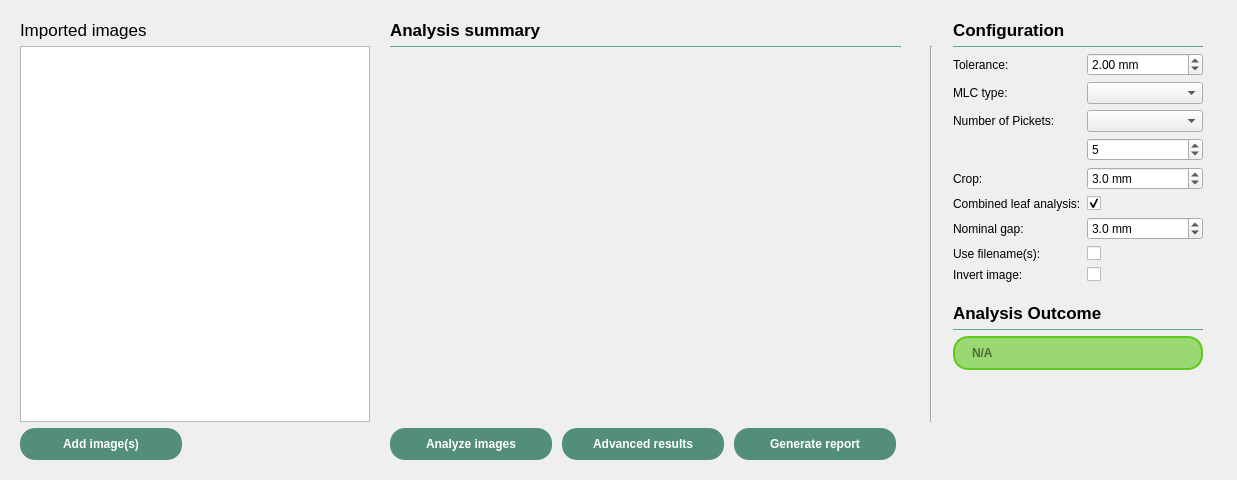
<?xml version="1.0" encoding="UTF-8"?>
<ui version="4.0">
 <class>QPicketFenceWorksheet</class>
 <widget class="QWidget" name="QPicketFenceWorksheet">
  <property name="geometry">
   <rect>
    <x>0</x>
    <y>0</y>
    <width>1237</width>
    <height>480</height>
   </rect>
  </property>
  <property name="windowTitle">
   <string>Form</string>
  </property>
  <layout class="QVBoxLayout" name="verticalLayout">
   <item>
    <widget class="QStackedWidget" name="stackedWidget">
     <property name="sizePolicy">
      <sizepolicy hsizetype="Preferred" vsizetype="Preferred">
       <horstretch>0</horstretch>
       <verstretch>0</verstretch>
      </sizepolicy>
     </property>
     <property name="currentIndex">
      <number>0</number>
     </property>
     <widget class="QWidget" name="analysisPage">
      <layout class="QGridLayout" name="gridLayout">
       <property name="horizontalSpacing">
        <number>20</number>
       </property>
       <item row="1" column="3">
        <widget class="QFrame" name="frame_2">
         <property name="sizePolicy">
          <sizepolicy hsizetype="Fixed" vsizetype="Preferred">
           <horstretch>0</horstretch>
           <verstretch>0</verstretch>
          </sizepolicy>
         </property>
         <property name="frameShape">
          <enum>QFrame::NoFrame</enum>
         </property>
         <property name="frameShadow">
          <enum>QFrame::Raised</enum>
         </property>
         <layout class="QVBoxLayout" name="verticalLayout_4">
          <property name="leftMargin">
           <number>0</number>
          </property>
          <property name="topMargin">
           <number>0</number>
          </property>
          <property name="rightMargin">
           <number>0</number>
          </property>
          <item>
           <widget class="Line" name="line">
            <property name="maximumSize">
             <size>
              <width>16777215</width>
              <height>1</height>
             </size>
            </property>
            <property name="styleSheet">
             <string notr="true">background-color: rgb(82, 142, 122)</string>
            </property>
            <property name="orientation">
             <enum>Qt::Horizontal</enum>
            </property>
           </widget>
          </item>
          <item>
           <layout class="QFormLayout" name="configFormLayout">
            <item row="0" column="0">
             <widget class="QLabel" name="toleranceLabel">
              <property name="text">
               <string>Tolerance:</string>
              </property>
             </widget>
            </item>
            <item row="0" column="1">
             <layout class="QHBoxLayout" name="horizontalLayout_4">
              <item>
               <widget class="QDoubleSpinBox" name="toleranceDSB">
                <property name="suffix">
                 <string> mm</string>
                </property>
                <property name="decimals">
                 <number>2</number>
                </property>
                <property name="maximum">
                 <double>4.000000000000000</double>
                </property>
                <property name="singleStep">
                 <double>0.500000000000000</double>
                </property>
                <property name="value">
                 <double>2.000000000000000</double>
                </property>
               </widget>
              </item>
             </layout>
            </item>
            <item row="1" column="0">
             <widget class="QLabel" name="mLCTypeLabel">
              <property name="text">
               <string>MLC type:</string>
              </property>
             </widget>
            </item>
            <item row="1" column="1">
             <widget class="QComboBox" name="mlcTypeCB"/>
            </item>
            <item row="2" column="0">
             <widget class="QLabel" name="numPicketsLabel">
              <property name="text">
               <string>Number of Pickets:</string>
              </property>
             </widget>
            </item>
            <item row="2" column="1">
             <widget class="QComboBox" name="numPicketsCB"/>
            </item>
            <item row="3" column="1">
             <widget class="QSpinBox" name="numPicketsSB">
              <property name="minimum">
               <number>1</number>
              </property>
              <property name="maximum">
               <number>20</number>
              </property>
              <property name="value">
               <number>5</number>
              </property>
             </widget>
            </item>
            <item row="5" column="0">
             <widget class="QLabel" name="cropLabel">
              <property name="text">
               <string>Crop:</string>
              </property>
             </widget>
            </item>
            <item row="5" column="1">
             <widget class="QDoubleSpinBox" name="cropDSB">
              <property name="suffix">
               <string> mm</string>
              </property>
              <property name="decimals">
               <number>1</number>
              </property>
              <property name="singleStep">
               <double>0.100000000000000</double>
              </property>
              <property name="value">
               <double>3.000000000000000</double>
              </property>
             </widget>
            </item>
            <item row="6" column="0">
             <widget class="QLabel" name="combLeafAnalysisLabel">
              <property name="text">
               <string>Combined leaf analysis:</string>
              </property>
             </widget>
            </item>
            <item row="6" column="1">
             <widget class="QCheckBox" name="combLeafAnalysisCheckB">
              <property name="checked">
               <bool>true</bool>
              </property>
             </widget>
            </item>
            <item row="7" column="0">
             <widget class="QLabel" name="nominalGapLabel">
              <property name="text">
               <string>Nominal gap:</string>
              </property>
             </widget>
            </item>
            <item row="7" column="1">
             <widget class="QDoubleSpinBox" name="nominalGapDSB">
              <property name="prefix">
               <string/>
              </property>
              <property name="suffix">
               <string> mm</string>
              </property>
              <property name="decimals">
               <number>1</number>
              </property>
              <property name="minimum">
               <double>0.100000000000000</double>
              </property>
              <property name="maximum">
               <double>50.000000000000000</double>
              </property>
              <property name="value">
               <double>3.000000000000000</double>
              </property>
             </widget>
            </item>
            <item row="8" column="0">
             <widget class="QLabel" name="useFilenameSLabel">
              <property name="text">
               <string>Use filename(s):</string>
              </property>
             </widget>
            </item>
            <item row="8" column="1">
             <widget class="QCheckBox" name="useFilenameSCheckB">
              <property name="sizePolicy">
               <sizepolicy hsizetype="Fixed" vsizetype="Fixed">
                <horstretch>0</horstretch>
                <verstretch>0</verstretch>
               </sizepolicy>
              </property>
             </widget>
            </item>
            <item row="9" column="0">
             <widget class="QLabel" name="invertImageLabel">
              <property name="text">
               <string>Invert image:</string>
              </property>
             </widget>
            </item>
            <item row="9" column="1">
             <widget class="QCheckBox" name="invertImageCheckB"/>
            </item>
           </layout>
          </item>
          <item>
           <spacer name="verticalSpacer_6">
            <property name="orientation">
             <enum>Qt::Vertical</enum>
            </property>
            <property name="sizeType">
             <enum>QSizePolicy::Fixed</enum>
            </property>
            <property name="sizeHint" stdset="0">
             <size>
              <width>20</width>
              <height>15</height>
             </size>
            </property>
           </spacer>
          </item>
          <item>
           <widget class="QLabel" name="label_2">
            <property name="font">
             <font>
              <pointsize>13</pointsize>
             </font>
            </property>
            <property name="text">
             <string>&lt;html&gt;&lt;head/&gt;&lt;body&gt;&lt;p&gt;&lt;span style=&quot; font-weight:700;&quot;&gt;Analysis Outcome&lt;/span&gt;&lt;/p&gt;&lt;/body&gt;&lt;/html&gt;</string>
            </property>
           </widget>
          </item>
          <item>
           <widget class="Line" name="line_3">
            <property name="maximumSize">
             <size>
              <width>16777215</width>
              <height>1</height>
             </size>
            </property>
            <property name="styleSheet">
             <string notr="true">background-color: rgb(82, 142, 122)</string>
            </property>
            <property name="orientation">
             <enum>Qt::Horizontal</enum>
            </property>
           </widget>
          </item>
          <item>
           <widget class="QLineEdit" name="outcomeLE">
            <property name="minimumSize">
             <size>
              <width>250</width>
              <height>0</height>
             </size>
            </property>
            <property name="contextMenuPolicy">
             <enum>Qt::NoContextMenu</enum>
            </property>
            <property name="styleSheet">
             <string notr="true">border-color: rgb(95, 200, 26);
border-radius: 15px;
border-style: solid;
border-width: 2px;
background-color: rgba(95, 200, 26,150);
padding-left: 15px;
height: 30px;
font-weight: bold;

</string>
            </property>
            <property name="readOnly">
             <bool>true</bool>
            </property>
            <property name="placeholderText">
             <string>N/A</string>
            </property>
           </widget>
          </item>
          <item>
           <spacer name="verticalSpacer_5">
            <property name="orientation">
             <enum>Qt::Vertical</enum>
            </property>
            <property name="sizeHint" stdset="0">
             <size>
              <width>20</width>
              <height>40</height>
             </size>
            </property>
           </spacer>
          </item>
         </layout>
        </widget>
       </item>
       <item row="2" column="1">
        <layout class="QHBoxLayout" name="mainActionsHL">
         <property name="spacing">
          <number>10</number>
         </property>
         <item alignment="Qt::AlignLeft">
          <widget class="QPushButton" name="analyzeBtn">
           <property name="sizePolicy">
            <sizepolicy hsizetype="Preferred" vsizetype="Fixed">
             <horstretch>0</horstretch>
             <verstretch>0</verstretch>
            </sizepolicy>
           </property>
           <property name="styleSheet">
            <string notr="true">QPushButton {
	background-color: rgb(82, 142, 122);
    min-width: 150px;
	min-height:20px;
    padding: 6px;
	border-radius: 15px;
	color: white;
	font: bold;
}

QPushButton:pressed {
	background-color: rgb(52, 91, 78);
}

QPushButton:!enabled{
	background-color: rgba(52, 91, 78, 50);
	color: rgba(255,255,255,100)
}</string>
           </property>
           <property name="text">
            <string>Analyze images</string>
           </property>
          </widget>
         </item>
         <item>
          <widget class="QPushButton" name="advancedViewBtn">
           <property name="sizePolicy">
            <sizepolicy hsizetype="Preferred" vsizetype="Fixed">
             <horstretch>0</horstretch>
             <verstretch>0</verstretch>
            </sizepolicy>
           </property>
           <property name="styleSheet">
            <string notr="true">QPushButton {
	background-color: rgb(82, 142, 122);
    min-width: 150px;
	min-height:20px;
    padding: 6px;
	border-radius: 15px;
	color: white;
	font: bold;
}

QPushButton:pressed {
	background-color: rgb(52, 91, 78);
}

QPushButton:!enabled{
	background-color: rgba(52, 91, 78, 50);
	color: rgba(255,255,255,100)
}</string>
           </property>
           <property name="text">
            <string>Advanced results</string>
           </property>
          </widget>
         </item>
         <item alignment="Qt::AlignLeft">
          <widget class="QPushButton" name="genReportBtn">
           <property name="sizePolicy">
            <sizepolicy hsizetype="Preferred" vsizetype="Fixed">
             <horstretch>0</horstretch>
             <verstretch>0</verstretch>
            </sizepolicy>
           </property>
           <property name="styleSheet">
            <string notr="true">QPushButton {
	background-color: rgb(82, 142, 122);
    min-width: 150px;
	min-height:20px;
    padding: 6px;
	border-radius: 15px;
	color: white;
	font: bold;
}

QPushButton:pressed {
	background-color: rgb(52, 91, 78);
}

QPushButton:!enabled{
	background-color: rgba(52, 91, 78, 50);
	color: rgba(255,255,255,100)
}</string>
           </property>
           <property name="text">
            <string>Generate report</string>
           </property>
          </widget>
         </item>
         <item>
          <spacer name="horizontalSpacer">
           <property name="orientation">
            <enum>Qt::Horizontal</enum>
           </property>
           <property name="sizeHint" stdset="0">
            <size>
             <width>40</width>
             <height>20</height>
            </size>
           </property>
          </spacer>
         </item>
        </layout>
       </item>
       <item row="1" column="1">
        <widget class="QFrame" name="frame">
         <property name="sizePolicy">
          <sizepolicy hsizetype="Expanding" vsizetype="Preferred">
           <horstretch>0</horstretch>
           <verstretch>0</verstretch>
          </sizepolicy>
         </property>
         <property name="frameShape">
          <enum>QFrame::NoFrame</enum>
         </property>
         <property name="frameShadow">
          <enum>QFrame::Plain</enum>
         </property>
         <layout class="QVBoxLayout" name="verticalLayout_3">
          <property name="leftMargin">
           <number>0</number>
          </property>
          <property name="topMargin">
           <number>0</number>
          </property>
          <item>
           <widget class="Line" name="analysisSummaryLabel">
            <property name="sizePolicy">
             <sizepolicy hsizetype="MinimumExpanding" vsizetype="Fixed">
              <horstretch>0</horstretch>
              <verstretch>0</verstretch>
             </sizepolicy>
            </property>
            <property name="maximumSize">
             <size>
              <width>16777215</width>
              <height>1</height>
             </size>
            </property>
            <property name="styleSheet">
             <string notr="true">background-color: rgb(82, 142, 122)</string>
            </property>
            <property name="orientation">
             <enum>Qt::Horizontal</enum>
            </property>
           </widget>
          </item>
          <item>
           <spacer name="buttonSpacer">
            <property name="orientation">
             <enum>Qt::Vertical</enum>
            </property>
            <property name="sizeType">
             <enum>QSizePolicy::Fixed</enum>
            </property>
            <property name="sizeHint" stdset="0">
             <size>
              <width>20</width>
              <height>10</height>
             </size>
            </property>
           </spacer>
          </item>
          <item>
           <layout class="QVBoxLayout" name="analysisInfoVL"/>
          </item>
          <item>
           <spacer name="verticalSpacer_4">
            <property name="orientation">
             <enum>Qt::Vertical</enum>
            </property>
            <property name="sizeType">
             <enum>QSizePolicy::MinimumExpanding</enum>
            </property>
            <property name="sizeHint" stdset="0">
             <size>
              <width>20</width>
              <height>40</height>
             </size>
            </property>
           </spacer>
          </item>
         </layout>
        </widget>
       </item>
       <item row="0" column="0">
        <widget class="QLabel" name="importedImgLabel">
         <property name="font">
          <font>
           <pointsize>13</pointsize>
          </font>
         </property>
         <property name="text">
          <string>Imported images</string>
         </property>
        </widget>
       </item>
       <item row="1" column="4">
        <spacer name="horizontalSpacer_3">
         <property name="orientation">
          <enum>Qt::Horizontal</enum>
         </property>
         <property name="sizeType">
          <enum>QSizePolicy::Preferred</enum>
         </property>
         <property name="sizeHint" stdset="0">
          <size>
           <width>40</width>
           <height>20</height>
          </size>
         </property>
        </spacer>
       </item>
       <item row="0" column="3">
        <layout class="QHBoxLayout" name="horizontalLayout_3">
         <item alignment="Qt::AlignLeft">
          <widget class="QLabel" name="label">
           <property name="sizePolicy">
            <sizepolicy hsizetype="Expanding" vsizetype="Preferred">
             <horstretch>0</horstretch>
             <verstretch>0</verstretch>
            </sizepolicy>
           </property>
           <property name="font">
            <font>
             <pointsize>13</pointsize>
            </font>
           </property>
           <property name="text">
            <string>&lt;html&gt;&lt;head/&gt;&lt;body&gt;&lt;p&gt;&lt;span style=&quot; font-weight:700;&quot;&gt;Configuration&lt;/span&gt;&lt;/p&gt;&lt;/body&gt;&lt;/html&gt;</string>
           </property>
          </widget>
         </item>
        </layout>
       </item>
       <item row="0" column="1">
        <layout class="QHBoxLayout" name="horizontalLayout_2">
         <item>
          <widget class="QLabel" name="analysisSumLabel">
           <property name="sizePolicy">
            <sizepolicy hsizetype="Expanding" vsizetype="Fixed">
             <horstretch>0</horstretch>
             <verstretch>0</verstretch>
            </sizepolicy>
           </property>
           <property name="font">
            <font>
             <pointsize>13</pointsize>
            </font>
           </property>
           <property name="text">
            <string>&lt;html&gt;&lt;head/&gt;&lt;body&gt;&lt;p&gt;&lt;span style=&quot; font-weight:700;&quot;&gt;Analysis summary&lt;/span&gt;&lt;/p&gt;&lt;/body&gt;&lt;/html&gt;</string>
           </property>
          </widget>
         </item>
        </layout>
       </item>
       <item row="1" column="0">
        <widget class="QListWidget" name="imageListWidget">
         <property name="sizePolicy">
          <sizepolicy hsizetype="MinimumExpanding" vsizetype="Expanding">
           <horstretch>0</horstretch>
           <verstretch>0</verstretch>
          </sizepolicy>
         </property>
         <property name="minimumSize">
          <size>
           <width>350</width>
           <height>0</height>
          </size>
         </property>
         <property name="maximumSize">
          <size>
           <width>350</width>
           <height>16777215</height>
          </size>
         </property>
         <property name="dragDropMode">
          <enum>QAbstractItemView::DragDrop</enum>
         </property>
         <property name="defaultDropAction">
          <enum>Qt::MoveAction</enum>
         </property>
         <property name="alternatingRowColors">
          <bool>true</bool>
         </property>
        </widget>
       </item>
       <item row="2" column="0" alignment="Qt::AlignVCenter">
        <widget class="QPushButton" name="addImgBtn">
         <property name="sizePolicy">
          <sizepolicy hsizetype="Fixed" vsizetype="Fixed">
           <horstretch>0</horstretch>
           <verstretch>0</verstretch>
          </sizepolicy>
         </property>
         <property name="styleSheet">
          <string notr="true">QPushButton {
	background-color: rgb(82, 142, 122);
    min-width: 150px;
	min-height:20px;
    padding: 6px;
	border-radius: 15px;
	color: white;
	font: bold;
}

QPushButton:pressed {
	background-color: rgb(52, 91, 78);
}

QPushButton:!enabled{
	background-color: rgba(52, 91, 78, 50);
	color: rgba(255,255,255,100)
}</string>
         </property>
         <property name="text">
          <string>Add image(s)</string>
         </property>
         <property name="autoDefault">
          <bool>false</bool>
         </property>
        </widget>
       </item>
       <item row="1" column="2">
        <widget class="Line" name="line_2">
         <property name="orientation">
          <enum>Qt::Vertical</enum>
         </property>
        </widget>
       </item>
      </layout>
     </widget>
    </widget>
   </item>
  </layout>
 </widget>
 <resources/>
 <connections/>
</ui>
